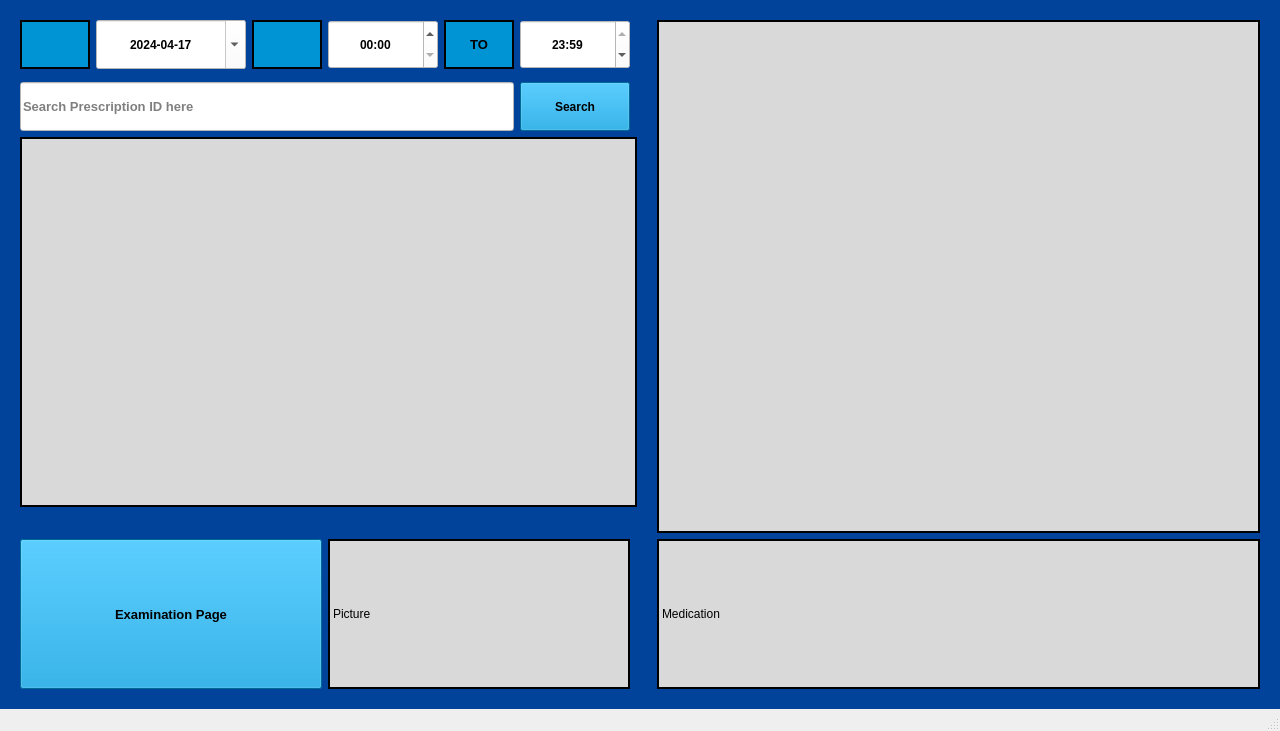
<?xml version="1.0" encoding="UTF-8"?>
<ui version="4.0">
 <class>MainWindow</class>
 <widget class="QMainWindow" name="MainWindow">
  <property name="geometry">
   <rect>
    <x>0</x>
    <y>0</y>
    <width>1280</width>
    <height>731</height>
   </rect>
  </property>
  <property name="minimumSize">
   <size>
    <width>1280</width>
    <height>731</height>
   </size>
  </property>
  <property name="maximumSize">
   <size>
    <width>1280</width>
    <height>731</height>
   </size>
  </property>
  <property name="windowTitle">
   <string>MainWindow</string>
  </property>
  <property name="iconSize">
   <size>
    <width>16</width>
    <height>16</height>
   </size>
  </property>
  <widget class="QWidget" name="centralwidget">
   <property name="styleSheet">
    <string notr="true">background-color: rgb(1, 66, 154);</string>
   </property>
   <layout class="QGridLayout" name="gridLayout">
    <property name="leftMargin">
     <number>20</number>
    </property>
    <property name="topMargin">
     <number>20</number>
    </property>
    <property name="rightMargin">
     <number>20</number>
    </property>
    <property name="bottomMargin">
     <number>20</number>
    </property>
    <item row="0" column="7">
     <widget class="QDateEdit" name="dateEdit">
      <property name="minimumSize">
       <size>
        <width>150</width>
        <height>49</height>
       </size>
      </property>
      <property name="maximumSize">
       <size>
        <width>150</width>
        <height>16777215</height>
       </size>
      </property>
      <property name="font">
       <font>
        <weight>75</weight>
        <bold>true</bold>
       </font>
      </property>
      <property name="styleSheet">
       <string notr="true">background-color: rgb(255, 255, 255);</string>
      </property>
      <property name="alignment">
       <set>Qt::AlignCenter</set>
      </property>
      <property name="displayFormat">
       <string>yyyy-MM-dd</string>
      </property>
      <property name="calendarPopup">
       <bool>true</bool>
      </property>
      <property name="date">
       <date>
        <year>2024</year>
        <month>4</month>
        <day>17</day>
       </date>
      </property>
     </widget>
    </item>
    <item row="8" column="6" colspan="3">
     <widget class="QPushButton" name="To_exampage_btn">
      <property name="minimumSize">
       <size>
        <width>100</width>
        <height>150</height>
       </size>
      </property>
      <property name="maximumSize">
       <size>
        <width>16777215</width>
        <height>16777215</height>
       </size>
      </property>
      <property name="font">
       <font>
        <pointsize>10</pointsize>
        <weight>75</weight>
        <bold>true</bold>
       </font>
      </property>
      <property name="styleSheet">
       <string notr="true">background-color: rgb(0, 148, 212);</string>
      </property>
      <property name="text">
       <string>Examination Page</string>
      </property>
      <property name="icon">
       <iconset>
        <normaloff>../../fugue-icons-3.5.6-src/1f48a.png</normaloff>../../fugue-icons-3.5.6-src/1f48a.png</iconset>
      </property>
      <property name="iconSize">
       <size>
        <width>50</width>
        <height>50</height>
       </size>
      </property>
     </widget>
    </item>
    <item row="8" column="9" colspan="3">
     <widget class="QLabel" name="Select_Medication_Label">
      <property name="maximumSize">
       <size>
        <width>303</width>
        <height>150</height>
       </size>
      </property>
      <property name="styleSheet">
       <string notr="true">background-color: rgb(217, 217, 217);</string>
      </property>
      <property name="frameShape">
       <enum>QFrame::Box</enum>
      </property>
      <property name="lineWidth">
       <number>2</number>
      </property>
      <property name="midLineWidth">
       <number>1</number>
      </property>
      <property name="text">
       <string>Picture</string>
      </property>
     </widget>
    </item>
    <item row="0" column="11">
     <widget class="QTimeEdit" name="Final_TimeEdit">
      <property name="minimumSize">
       <size>
        <width>110</width>
        <height>49</height>
       </size>
      </property>
      <property name="maximumSize">
       <size>
        <width>110</width>
        <height>16777215</height>
       </size>
      </property>
      <property name="font">
       <font>
        <weight>75</weight>
        <bold>true</bold>
       </font>
      </property>
      <property name="styleSheet">
       <string notr="true">background-color: rgb(255, 255, 255);</string>
      </property>
      <property name="alignment">
       <set>Qt::AlignCenter</set>
      </property>
      <property name="displayFormat">
       <string>HH:mm</string>
      </property>
      <property name="time">
       <time>
        <hour>23</hour>
        <minute>59</minute>
        <second>0</second>
       </time>
      </property>
     </widget>
    </item>
    <item row="8" column="14">
     <widget class="QLabel" name="Select_Medication_Detail_Label">
      <property name="maximumSize">
       <size>
        <width>603</width>
        <height>150</height>
       </size>
      </property>
      <property name="styleSheet">
       <string notr="true">background-color: rgb(217, 217, 217);</string>
      </property>
      <property name="frameShape">
       <enum>QFrame::Box</enum>
      </property>
      <property name="lineWidth">
       <number>2</number>
      </property>
      <property name="midLineWidth">
       <number>1</number>
      </property>
      <property name="text">
       <string>Medication</string>
      </property>
     </widget>
    </item>
    <item row="0" column="10">
     <widget class="QLabel" name="label_2">
      <property name="minimumSize">
       <size>
        <width>70</width>
        <height>49</height>
       </size>
      </property>
      <property name="maximumSize">
       <size>
        <width>70</width>
        <height>16777215</height>
       </size>
      </property>
      <property name="font">
       <font>
        <pointsize>10</pointsize>
        <weight>75</weight>
        <bold>true</bold>
       </font>
      </property>
      <property name="styleSheet">
       <string notr="true">background-color: rgb(0, 148, 212);</string>
      </property>
      <property name="frameShape">
       <enum>QFrame::Box</enum>
      </property>
      <property name="lineWidth">
       <number>2</number>
      </property>
      <property name="midLineWidth">
       <number>1</number>
      </property>
      <property name="text">
       <string>TO</string>
      </property>
      <property name="alignment">
       <set>Qt::AlignCenter</set>
      </property>
     </widget>
    </item>
    <item row="0" column="8">
     <widget class="QLabel" name="label_4">
      <property name="minimumSize">
       <size>
        <width>70</width>
        <height>0</height>
       </size>
      </property>
      <property name="styleSheet">
       <string notr="true">background-color: rgb(0, 148, 212);</string>
      </property>
      <property name="frameShape">
       <enum>QFrame::Box</enum>
      </property>
      <property name="lineWidth">
       <number>2</number>
      </property>
      <property name="midLineWidth">
       <number>1</number>
      </property>
      <property name="text">
       <string/>
      </property>
      <property name="pixmap">
       <pixmap>../../fugue-icons-3.5.6-src/bonus/icons-shadowless-32/clock.png</pixmap>
      </property>
      <property name="alignment">
       <set>Qt::AlignCenter</set>
      </property>
     </widget>
    </item>
    <item row="3" column="6" colspan="8">
     <widget class="QTableView" name="Exam_List_Table">
      <property name="maximumSize">
       <size>
        <width>617</width>
        <height>370</height>
       </size>
      </property>
      <property name="font">
       <font>
        <weight>75</weight>
        <bold>true</bold>
       </font>
      </property>
      <property name="styleSheet">
       <string notr="true">background-color: rgb(217, 217, 217);</string>
      </property>
      <property name="frameShape">
       <enum>QFrame::Box</enum>
      </property>
      <property name="frameShadow">
       <enum>QFrame::Plain</enum>
      </property>
      <property name="lineWidth">
       <number>2</number>
      </property>
      <property name="midLineWidth">
       <number>1</number>
      </property>
      <property name="editTriggers">
       <set>QAbstractItemView::SelectedClicked</set>
      </property>
      <property name="selectionMode">
       <enum>QAbstractItemView::SingleSelection</enum>
      </property>
      <attribute name="horizontalHeaderDefaultSectionSize">
       <number>315</number>
      </attribute>
      <attribute name="horizontalHeaderShowSortIndicator" stdset="0">
       <bool>true</bool>
      </attribute>
      <attribute name="horizontalHeaderStretchLastSection">
       <bool>true</bool>
      </attribute>
     </widget>
    </item>
    <item row="0" column="9">
     <widget class="QTimeEdit" name="Init_TimeEdit">
      <property name="minimumSize">
       <size>
        <width>110</width>
        <height>49</height>
       </size>
      </property>
      <property name="maximumSize">
       <size>
        <width>110</width>
        <height>16777215</height>
       </size>
      </property>
      <property name="font">
       <font>
        <weight>75</weight>
        <bold>true</bold>
       </font>
      </property>
      <property name="styleSheet">
       <string notr="true">background-color: rgb(255, 255, 255);</string>
      </property>
      <property name="alignment">
       <set>Qt::AlignCenter</set>
      </property>
      <property name="displayFormat">
       <string>HH:mm</string>
      </property>
     </widget>
    </item>
    <item row="0" column="14" rowspan="8">
     <widget class="QTableView" name="Exam_Result_Table">
      <property name="enabled">
       <bool>true</bool>
      </property>
      <property name="minimumSize">
       <size>
        <width>603</width>
        <height>0</height>
       </size>
      </property>
      <property name="maximumSize">
       <size>
        <width>603</width>
        <height>16777215</height>
       </size>
      </property>
      <property name="font">
       <font>
        <weight>75</weight>
        <bold>true</bold>
       </font>
      </property>
      <property name="styleSheet">
       <string notr="true">background-color: rgb(217, 217, 217);</string>
      </property>
      <property name="frameShape">
       <enum>QFrame::Box</enum>
      </property>
      <property name="frameShadow">
       <enum>QFrame::Plain</enum>
      </property>
      <property name="lineWidth">
       <number>2</number>
      </property>
      <property name="midLineWidth">
       <number>1</number>
      </property>
      <property name="editTriggers">
       <set>QAbstractItemView::SelectedClicked</set>
      </property>
      <property name="selectionMode">
       <enum>QAbstractItemView::SingleSelection</enum>
      </property>
      <attribute name="horizontalHeaderDefaultSectionSize">
       <number>300</number>
      </attribute>
      <attribute name="horizontalHeaderMinimumSectionSize">
       <number>100</number>
      </attribute>
      <attribute name="horizontalHeaderStretchLastSection">
       <bool>true</bool>
      </attribute>
     </widget>
    </item>
    <item row="0" column="6">
     <widget class="QLabel" name="label">
      <property name="minimumSize">
       <size>
        <width>70</width>
        <height>49</height>
       </size>
      </property>
      <property name="maximumSize">
       <size>
        <width>70</width>
        <height>49</height>
       </size>
      </property>
      <property name="styleSheet">
       <string notr="true">background-color: rgb(0, 148, 212);</string>
      </property>
      <property name="frameShape">
       <enum>QFrame::Box</enum>
      </property>
      <property name="lineWidth">
       <number>2</number>
      </property>
      <property name="midLineWidth">
       <number>1</number>
      </property>
      <property name="text">
       <string/>
      </property>
      <property name="pixmap">
       <pixmap>../../fugue-icons-3.5.6-src/bonus/icons-shadowless-32/calendar-blue.png</pixmap>
      </property>
      <property name="scaledContents">
       <bool>false</bool>
      </property>
      <property name="alignment">
       <set>Qt::AlignCenter</set>
      </property>
     </widget>
    </item>
    <item row="2" column="6" colspan="5">
     <widget class="QLineEdit" name="lineEdit">
      <property name="minimumSize">
       <size>
        <width>100</width>
        <height>49</height>
       </size>
      </property>
      <property name="maximumSize">
       <size>
        <width>617</width>
        <height>16777215</height>
       </size>
      </property>
      <property name="font">
       <font>
        <pointsize>10</pointsize>
        <weight>75</weight>
        <bold>true</bold>
       </font>
      </property>
      <property name="styleSheet">
       <string notr="true">background-color: rgb(255, 255, 255);</string>
      </property>
      <property name="placeholderText">
       <string>Search Prescription ID here</string>
      </property>
     </widget>
    </item>
    <item row="2" column="11">
     <widget class="QPushButton" name="Datetime_search_btn">
      <property name="minimumSize">
       <size>
        <width>0</width>
        <height>49</height>
       </size>
      </property>
      <property name="font">
       <font>
        <weight>75</weight>
        <bold>true</bold>
       </font>
      </property>
      <property name="styleSheet">
       <string notr="true">background-color: rgb(0, 148, 212);</string>
      </property>
      <property name="text">
       <string>Search</string>
      </property>
     </widget>
    </item>
   </layout>
  </widget>
  <widget class="QMenuBar" name="menubar">
   <property name="geometry">
    <rect>
     <x>0</x>
     <y>0</y>
     <width>1280</width>
     <height>26</height>
    </rect>
   </property>
  </widget>
  <widget class="QStatusBar" name="statusbar"/>
 </widget>
 <resources/>
 <connections/>
</ui>
